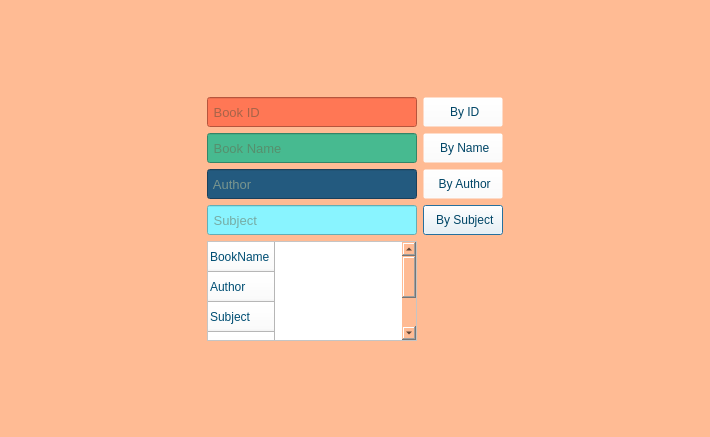
<?xml version="1.0" encoding="UTF-8"?>
<ui version="4.0">
 <class>Window_Search</class>
 <widget class="QDialog" name="Window_Search">
  <property name="geometry">
   <rect>
    <x>0</x>
    <y>0</y>
    <width>710</width>
    <height>437</height>
   </rect>
  </property>
  <property name="windowTitle">
   <string>Dialog</string>
  </property>
  <property name="styleSheet">
   <string notr="true">background-color: rgb(255, 187, 148);</string>
  </property>
  <layout class="QVBoxLayout" name="verticalLayout">
   <item>
    <layout class="QGridLayout" name="gridLayout">
     <item row="7" column="1">
      <widget class="QLabel" name="label_2">
       <property name="text">
        <string/>
       </property>
      </widget>
     </item>
     <item row="3" column="1">
      <widget class="QLineEdit" name="lineEdit_AuthorName">
       <property name="maximumSize">
        <size>
         <width>210</width>
         <height>35</height>
        </size>
       </property>
       <property name="font">
        <font>
         <family>Microsoft Sans Serif</family>
         <pointsize>10</pointsize>
        </font>
       </property>
       <property name="styleSheet">
        <string notr="true">background-color:rgb(35, 90, 127);
color: rgb(207, 207, 155);</string>
       </property>
       <property name="placeholderText">
        <string> Author</string>
       </property>
      </widget>
     </item>
     <item row="0" column="1">
      <widget class="QLabel" name="label">
       <property name="text">
        <string/>
       </property>
       <property name="pixmap">
        <pixmap resource="image.qrc">:/img/img/searchpic.png</pixmap>
       </property>
      </widget>
     </item>
     <item row="2" column="1">
      <widget class="QLineEdit" name="lineEdit_BookName">
       <property name="maximumSize">
        <size>
         <width>210</width>
         <height>35</height>
        </size>
       </property>
       <property name="font">
        <font>
         <family>Microsoft Sans Serif</family>
         <pointsize>10</pointsize>
        </font>
       </property>
       <property name="styleSheet">
        <string notr="true">background-color: rgb(71, 186, 144);
color: rgb(99, 99, 74);</string>
       </property>
       <property name="placeholderText">
        <string> Book Name</string>
       </property>
      </widget>
     </item>
     <item row="4" column="2">
      <widget class="QPushButton" name="pushButton_subject">
       <property name="maximumSize">
        <size>
         <width>100</width>
         <height>30</height>
        </size>
       </property>
       <property name="styleSheet">
        <string notr="true">color: rgb(0, 69, 102);
background-color: rgba(255, 255, 255,0);</string>
       </property>
       <property name="text">
        <string> By Subject</string>
       </property>
       <property name="icon">
        <iconset resource="image.qrc">
         <normaloff>:/img/img/icons8-search-24 (1).png</normaloff>:/img/img/icons8-search-24 (1).png</iconset>
       </property>
      </widget>
     </item>
     <item row="2" column="2">
      <widget class="QPushButton" name="pushButton_name">
       <property name="maximumSize">
        <size>
         <width>100</width>
         <height>30</height>
        </size>
       </property>
       <property name="styleSheet">
        <string notr="true">color: rgb(0, 69, 102);
background-color: rgba(255, 255, 255,0);</string>
       </property>
       <property name="text">
        <string> By Name</string>
       </property>
       <property name="icon">
        <iconset resource="image.qrc">
         <normaloff>:/img/img/icons8-search-24 (1).png</normaloff>:/img/img/icons8-search-24 (1).png</iconset>
       </property>
       <property name="iconSize">
        <size>
         <width>20</width>
         <height>20</height>
        </size>
       </property>
      </widget>
     </item>
     <item row="1" column="2">
      <widget class="QPushButton" name="pushButton_ID">
       <property name="maximumSize">
        <size>
         <width>100</width>
         <height>30</height>
        </size>
       </property>
       <property name="styleSheet">
        <string notr="true">color: rgb(0, 69, 102);
background-color: rgba(255, 255, 255,0);</string>
       </property>
       <property name="text">
        <string> By ID</string>
       </property>
       <property name="icon">
        <iconset resource="image.qrc">
         <normaloff>:/img/img/icons8-search-24 (1).png</normaloff>:/img/img/icons8-search-24 (1).png</iconset>
       </property>
       <property name="iconSize">
        <size>
         <width>20</width>
         <height>20</height>
        </size>
       </property>
      </widget>
     </item>
     <item row="4" column="3">
      <spacer name="horizontalSpacer_2">
       <property name="orientation">
        <enum>Qt::Horizontal</enum>
       </property>
       <property name="sizeHint" stdset="0">
        <size>
         <width>40</width>
         <height>20</height>
        </size>
       </property>
      </spacer>
     </item>
     <item row="1" column="1">
      <widget class="QLineEdit" name="lineEdit_BookId">
       <property name="maximumSize">
        <size>
         <width>210</width>
         <height>35</height>
        </size>
       </property>
       <property name="font">
        <font>
         <family>Microsoft Sans Serif</family>
         <pointsize>10</pointsize>
        </font>
       </property>
       <property name="styleSheet">
        <string notr="true">background-color: rgb(255, 119, 85);
color: rgb(79, 79, 59);</string>
       </property>
       <property name="placeholderText">
        <string> Book ID </string>
       </property>
      </widget>
     </item>
     <item row="4" column="0">
      <spacer name="horizontalSpacer">
       <property name="orientation">
        <enum>Qt::Horizontal</enum>
       </property>
       <property name="sizeHint" stdset="0">
        <size>
         <width>40</width>
         <height>20</height>
        </size>
       </property>
      </spacer>
     </item>
     <item row="4" column="1">
      <widget class="QLineEdit" name="lineEdit_Subject">
       <property name="maximumSize">
        <size>
         <width>210</width>
         <height>35</height>
        </size>
       </property>
       <property name="font">
        <font>
         <family>Microsoft Sans Serif</family>
         <pointsize>10</pointsize>
        </font>
       </property>
       <property name="styleSheet">
        <string notr="true">background-color: rgb(137, 244, 255);
color: rgb(99, 99, 74);</string>
       </property>
       <property name="placeholderText">
        <string> Subject</string>
       </property>
      </widget>
     </item>
     <item row="3" column="2">
      <widget class="QPushButton" name="pushButton_author">
       <property name="maximumSize">
        <size>
         <width>100</width>
         <height>30</height>
        </size>
       </property>
       <property name="styleSheet">
        <string notr="true">color: rgb(0, 69, 102);
background-color: rgba(255, 255, 255,0);</string>
       </property>
       <property name="text">
        <string> By Author</string>
       </property>
       <property name="icon">
        <iconset resource="image.qrc">
         <normaloff>:/img/img/icons8-search-24 (1).png</normaloff>:/img/img/icons8-search-24 (1).png</iconset>
       </property>
       <property name="iconSize">
        <size>
         <width>20</width>
         <height>20</height>
        </size>
       </property>
      </widget>
     </item>
     <item row="6" column="1">
      <widget class="QTableWidget" name="tableWidget">
       <property name="maximumSize">
        <size>
         <width>210</width>
         <height>100</height>
        </size>
       </property>
       <property name="font">
        <font>
         <family>Microsoft Sans Serif</family>
         <pointsize>9</pointsize>
        </font>
       </property>
       <property name="styleSheet">
        <string notr="true">background-color: rgb(255, 255, 255);
color: rgb(0, 78, 115);
</string>
       </property>
       <property name="columnCount">
        <number>0</number>
       </property>
       <row>
        <property name="text">
         <string>BookName</string>
        </property>
        <property name="background">
         <color>
          <red>255</red>
          <green>170</green>
          <blue>127</blue>
         </color>
        </property>
       </row>
       <row>
        <property name="text">
         <string>Author</string>
        </property>
       </row>
       <row>
        <property name="text">
         <string>Subject</string>
        </property>
       </row>
       <row>
        <property name="text">
         <string>Statue</string>
        </property>
       </row>
       <row>
        <property name="text">
         <string>Id</string>
        </property>
       </row>
      </widget>
     </item>
    </layout>
   </item>
  </layout>
 </widget>
 <resources>
  <include location="image.qrc"/>
 </resources>
 <connections/>
</ui>
